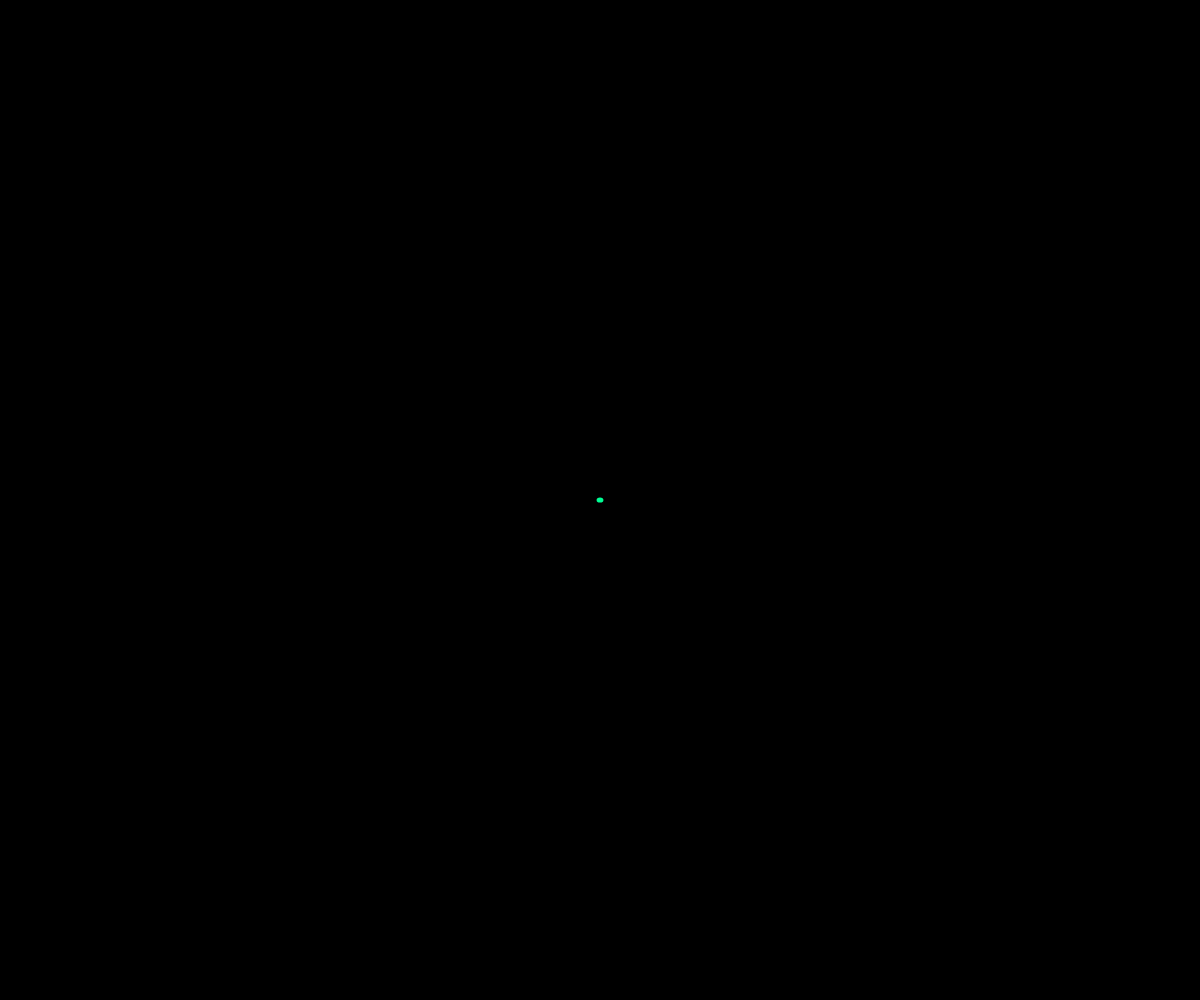
Frame 1 (no input)
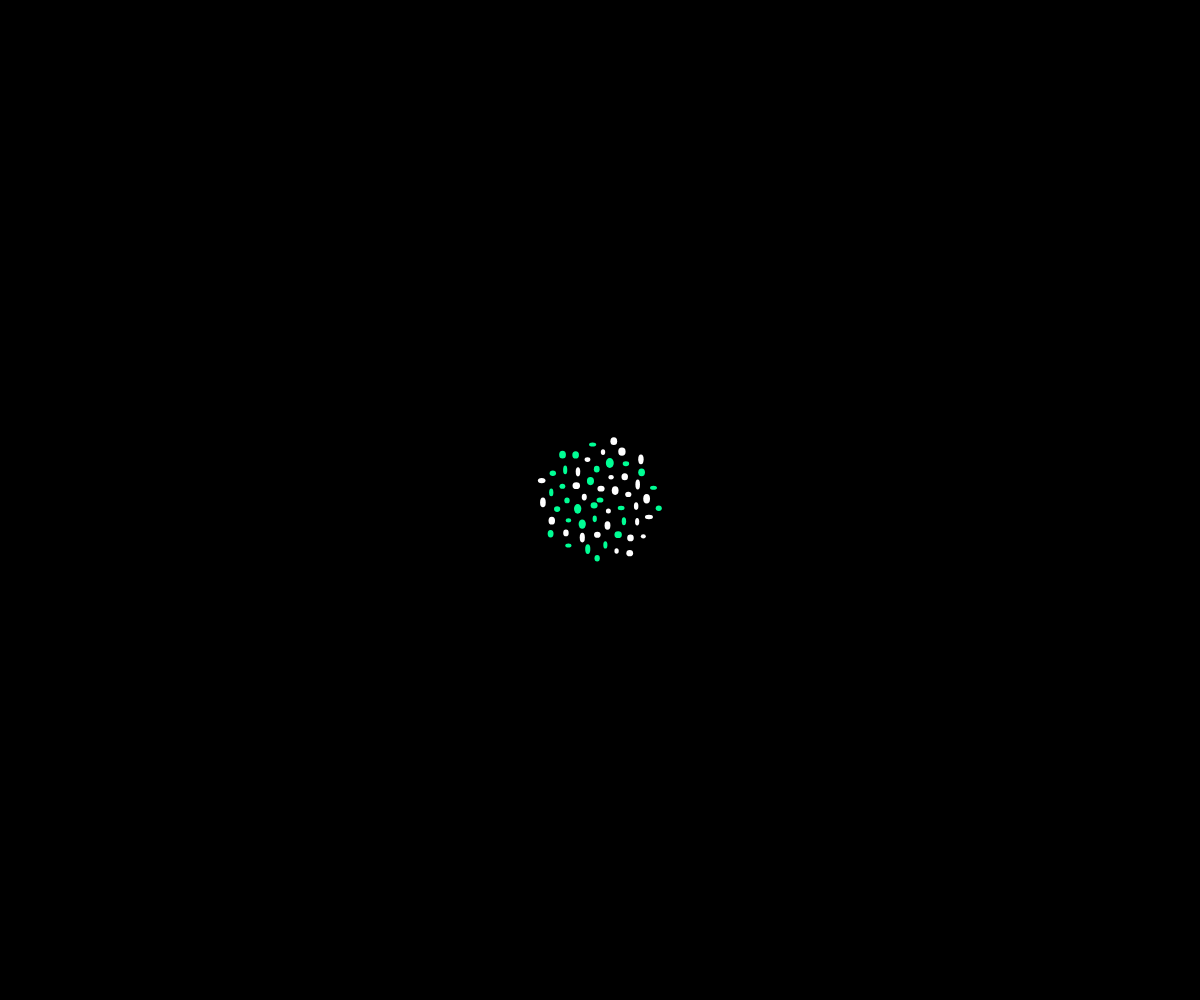
Frame 60 (no input)
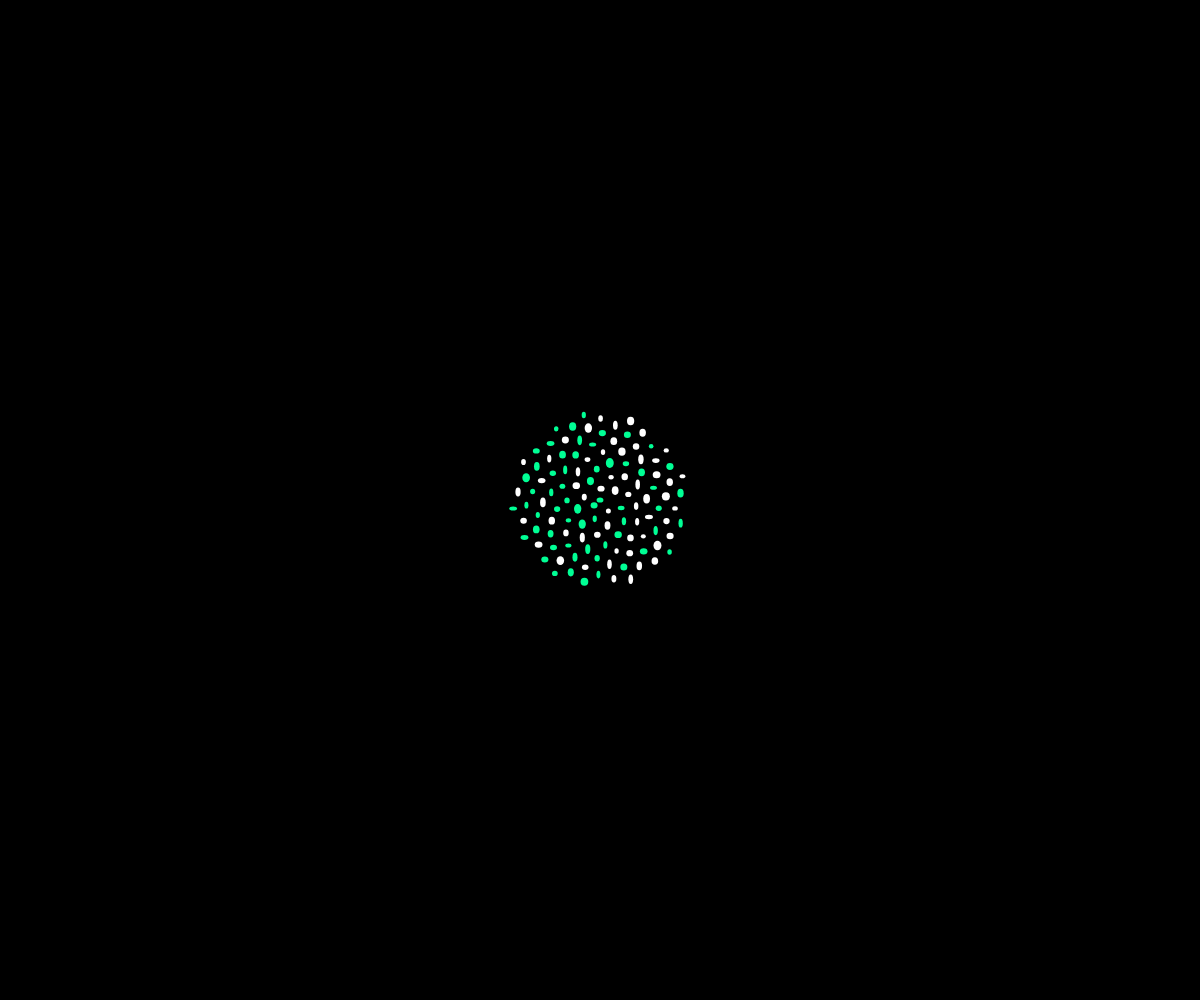
Frame 120 (the mouse pressed at the canvas centre since frame 60)

The p5.js sketch that drew these frames (run headless with seeded random() and noise() and a simulated clock; from frame 60 on, the mouse is pressed at the canvas centre):

// p5.js sketch
// ── sketch.js
var n = 0;
var c = 4;
var doDraw = true;

function setup() {
    createCanvas(innerWidth, innerHeight);
    angleMode(DEGREES);
    colorMode(HSB);
    background(0);
    frameRate(30);
}

function draw() {

    if (doDraw) {
        
//    frameRate(2);

    //    var a = n * 137.3;
        // var a = n * 137.5;
       var a = n * 137.6;
        var r = c * sqrt(n);

        var x = 2 * r * cos(a) + width/2;
        var y = 2 * r * sin(a) + height/2;

        fill(155, 100 * cos(a/3) * 255, 200);
        noStroke();
            

    //    if (n % 3 == 0) {
           ellipse(x, y, random(4, 8), random(4, 10));    
    //    }

        n++;
    }
}


function keyTyped() {
    if (key === 'p'){
        doDraw = !doDraw;
    }
}
